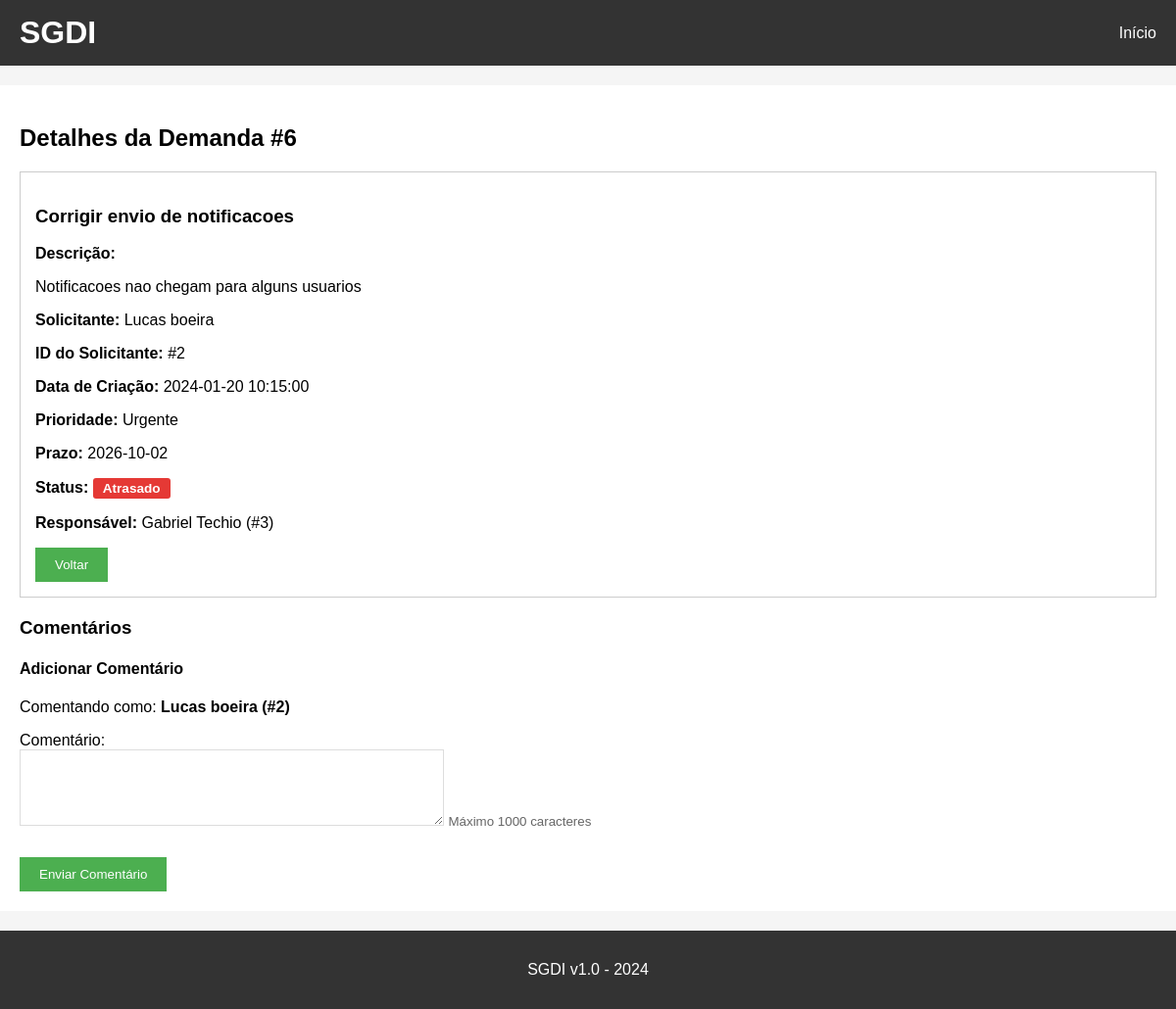
The page /detalhes/6 (signed in) on the database as committed earlier.
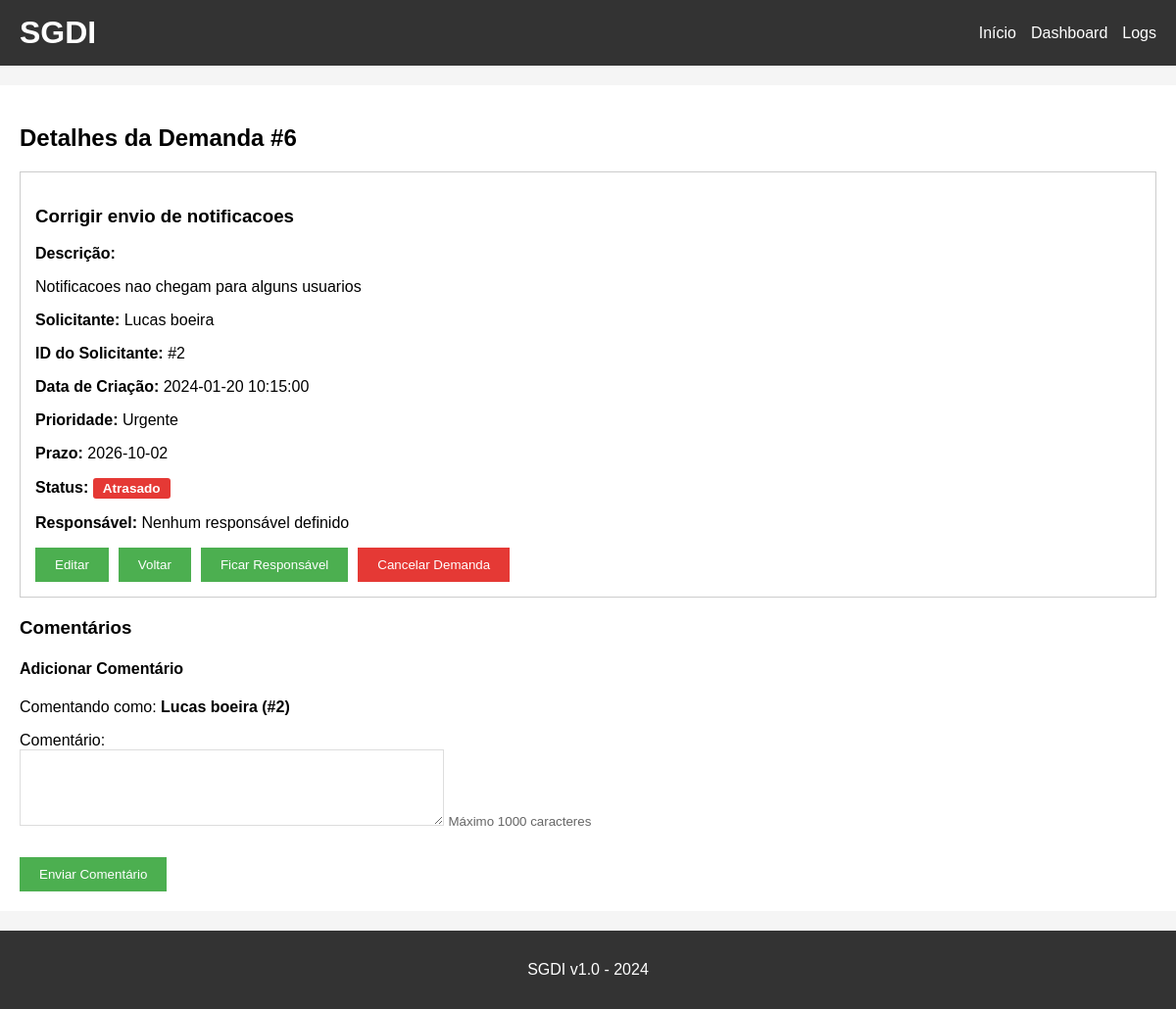
The same page on the database as committed later.
### tables this page shows
CREATE TABLE demandas (
    id INTEGER PRIMARY KEY AUTOINCREMENT,
    titulo TEXT NOT NULL,
    descricao TEXT,
    solicitante TEXT,
    solicitante_id INTEGER,
    data_criacao TEXT,
    prioridade TEXT,
    prazo TEXT,
    status TEXT NOT NULL DEFAULT 'Aberto',
    responsavel TEXT,
    responsavel_id INTEGER,
    data_conclusao TEXT,
    FOREIGN KEY (solicitante_id) REFERENCES solicitantes (id),
    FOREIGN KEY (responsavel_id) REFERENCES solicitantes (id)
);

### app.py (the view)
@app.route('/detalhes/<int:id>')
@requer_permissao('visualizar')
def detalhes(id):
    conn = get_db()
    cursor = conn.cursor()
    demanda = cursor.execute(
        "SELECT *, "
        "CASE WHEN status = 'Aberto' AND prazo < date('now', 'localtime') THEN 'Atrasado' ELSE status END AS status_exibido "
        "FROM demandas WHERE id=?", (id,)
    ).fetchone()
    if demanda is None:
        conn.close()
        flash('Demanda não encontrada.')
        return redirect('/')
    comentarios = cursor.execute(
        'SELECT * FROM comentarios WHERE demanda_id=? ORDER BY id', (id,)
    ).fetchall()
    conn.close()
    return render_template('detalhes.html', demanda=demanda, comentarios=comentarios)

### app.py (called while the page is built, shortened)
def requer_permissao(permissao, resposta_json=False):
    def decorador(funcao):
        @wraps(funcao)
        def interna(*args, **kwargs):
            if pode(permissao):
                return funcao(*args, **kwargs)
        return interna
    return decorador

@app.context_processor
def injetar_perfil():
    return {'pode': pode, 'perfil_rotulo': ROTULOS_PERFIL[perfil_atual()]}

@app.before_request
def verificar_login():
    if requisicao_api():
        return None
    if 'email' not in session and request.endpoint not in ['login', 'logout', 'static']:
        return redirect(url_for('login'))

### core.py (called while the page is built)
def caminho_banco():
    return os.environ.get('SGDI_DB', 'demandas.db')

def get_db():
    conn = sqlite3.connect(caminho_banco())
    conn.row_factory = sqlite3.Row
    return conn

def requisicao_api():
    return request.path == '/api' or request.path.startswith('/api/')

def usuario_atual():
    usuario_api = g.get('usuario_api')
    if usuario_api:
        return usuario_api
    if 'usuario_id' in session:
        return {
            'id': session.get('usuario_id'),
            'nome': session.get('usuario'),
            'email': session.get('email'),
            'perfil': session.get('perfil'),
        }
    return None

def perfil_atual():
    usuario = usuario_atual()
    perfil = usuario.get('perfil') if usuario else None
    return perfil if perfil in PERMISSOES_POR_PERFIL else PERFIL_USUARIO

def pode(permissao):
    return permissao in PERMISSOES_POR_PERFIL[perfil_atual()]

### templates/detalhes.html (shortened to what this page needs)
{% extends "base.html" %}
{% block content %}
<h2>Detalhes da Demanda #{{ demanda[0] }}</h2>
<div class="detail-box">
    <h3>{{ demanda[1] }}</h3>
    <p><strong>Descrição:</strong></p>
    <p>{{ demanda[2] }}</p>
    <p><strong>Solicitante:</strong> {{ demanda[3] }}</p>
    <p><strong>ID do Solicitante:</strong> #{{ demanda[4] }}</p>
    <p><strong>Data de Criação:</strong> {{ demanda[5] }}</p>
    <p><strong>Prioridade:</strong> {{ demanda[6] }}</p>
    <p><strong>Prazo:</strong> {{ demanda[7] }}</p>
    <p>
        <strong>Status:</strong>
        <span class="status-badge
            {%- if demanda['status_exibido'] == 'Aberto' %} status-aberto
            {%- elif demanda['status_exibido'] == 'Atrasado' %} status-atrasado
            {%- elif demanda['status_exibido'] == 'Concluído' %} status-concluido
            {%- elif demanda['status_exibido'] == 'Cancelado' %} status-cancelado
            {%- endif %}">{{ demanda['status_exibido'] }}</span>
    </p>
    <p>
        <strong>Responsável:</strong>
        {% if demanda['responsavel_id'] %}
            {{ demanda['responsavel'] }} (#{{ demanda['responsavel_id'] }})
        {% else %}
            Nenhum responsável definido
        {% endif %}
    </p>
    <div class="acoes-demanda">
        {% if pode('editar_demanda') %}
        <a href="/editar/{{ demanda[0] }}"><button>Editar</button></a>
        {% endif %}
        <a href="/"><button>Voltar</button></a>
        {% if pode('alterar_status') and demanda['status'] == 'Aberto' %}
            {% if not demanda['responsavel_id'] %}
            <form method="POST" action="/responsavel/{{ demanda[0] }}">
                <button type="submit">Ficar Responsável</button>
            </form>
            {% elif demanda['responsavel_id'] == session['usuario_id'] %}
            <form method="POST" action="/concluir/{{ demanda[0] }}">
                <button type="submit">Concluir</button>
            </form>
            {% endif %}
            <form method="POST" action="/cancelar/{{ demanda[0] }}"
                  onsubmit="return confirm('Tem certeza que deseja cancelar esta demanda?');">
                <button type="submit" class="btn-cancelar">Cancelar Demanda</button>
            </form>
        {% endif %}
    </div>
</div>
<h3>Comentários</h3>
{% if pode('comentar') %}
<h4>Adicionar Comentário</h4>
<p>Comentando como: <strong>{{ session['usuario'] }} (#{{ session['usuario_id'] }})</strong></p>
<form method="POST" action="/adicionar_comentario/{{ demanda[0] }}">
    <div>
        <label>Comentário:</label><br>
        <textarea name="comentario" rows="4" cols="50" maxlength="1000" required></textarea>
        <small class="text-muted">Máximo 1000 caracteres</small>
    </div>
    <br>
    <button type="submit">Enviar Comentário</button>
</form>
{% endif %}
{% endblock %}

### templates/base.html (shortened to what this page needs)
<!DOCTYPE html>
<html>
<head>
    <link rel="stylesheet" href="{{ url_for('static', filename='style.css') }}">
</head>
<body>
    <div class="header">
        <h1>SGDI</h1>
        {% if session.get('email') %}
        <div class="menu">
            <a href="/">Início</a>
            {% if pode('ver_painel') %}<a href="/dashboard">Dashboard</a>{% endif %}
            {% if pode('ver_logs') %}<a href="/logs">Logs</a>{% endif %}
        </div>
        {% endif %}
    </div>
    <div class="page-layout">
        <div class="container {% block container_class %}{% endblock %}">
            {% block content %}{% endblock %}
        </div>
    </div>
    <div class="footer">
        <p>SGDI v1.0 - 2024</p>
    </div>
</body>
</html>

### static/style.css (style rules this page uses)
* { box-sizing: border-box; }
body { font-family: Arial, sans-serif; background-color: #f5f5f5; padding: 0; margin: 0; display: flex; flex-direction: column; min-height: 100vh; }
.header { background-color: #333; color: white; padding: 15px 20px; display: flex; flex-wrap: wrap; justify-content: space-between; align-items: center; gap: 15px; }
.header h1 { margin: 0; }
.menu { display: flex; flex-wrap: wrap; align-items: center; gap: 15px; }
.menu a { color: white; text-decoration: none; }
.page-layout { display: flex; gap: 20px; max-width: 1200px; margin: 20px auto; width: 100%; flex: 1; }
.container { background: white; padding: 20px; flex: 1; width: 100%; min-width: 0; }
.footer { background-color: #333; color: white; text-align: center; padding: 15px; width: 100%; margin-top: auto; }
button { background-color: #4CAF50; color: white; padding: 10px 20px; border: none; cursor: pointer; }
form div { margin-bottom: 10px; }
input[type="text"], input[type="email"], input[type="password"], textarea { padding: 8px; border: 1px solid #ddd; max-width: 100%; }
textarea { resize: vertical; }
.text-muted { color: #666; }
.detail-box { border: 1px solid #ccc; padding: 15px; margin-bottom: 20px; }
.status-badge { display: inline-block; padding: 3px 10px; border-radius: 3px; font-size: 0.85rem; font-weight: bold; color: white; white-space: nowrap; }
.status-atrasado { background-color: #e53935; }
.acoes-demanda { display: flex; align-items: center; flex-wrap: wrap; gap: 10px; margin-top: 15px; }
.acoes-demanda form { margin: 0; }
.btn-cancelar { background-color: #e53935; }

Rows that differ between the two databases and show on the page:
changed demandas "Corrigir envio de notificacoes": responsavel "Gabriel Techio" → (not shown); responsavel_id "3" → (not shown)
Other text that changed with them:
text now shown: "Dashboard Logs Nenhum responsável definido Editar Ficar Responsável Cancelar Demanda"
